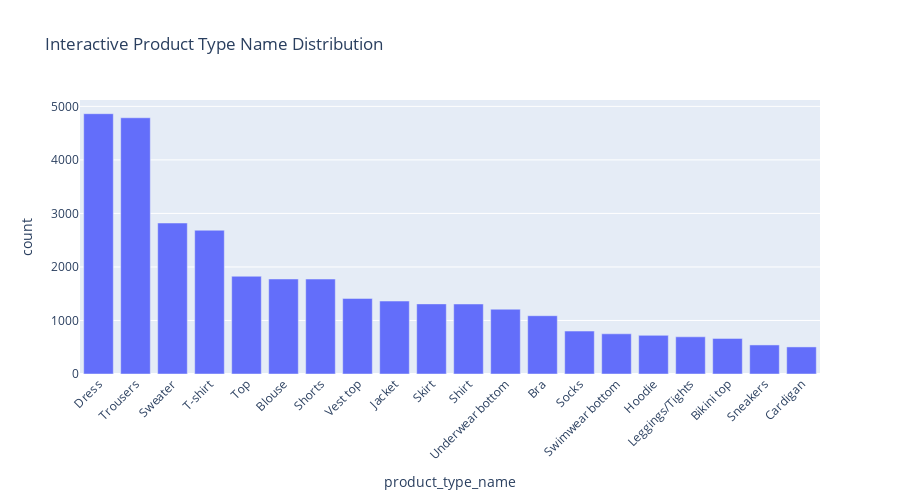
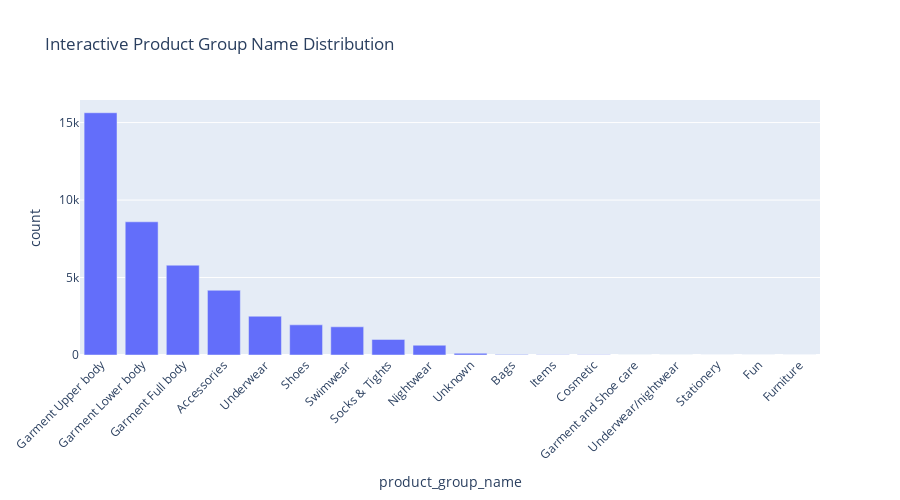

Here is the notebook cell these charts were saved with, in order:
### Markdown cell above
## 8. Interactive Visualisations

### Code cell
# Create interactive visualisations using Plotly
print("📊 Interactive Article Analytics")

# Interactive categorical feature distribution
if categorical_features:
    for feature in categorical_features[:2]:  # Show first 2 categorical features
        if feature in df.columns:
            # Get category counts
            category_counts = (
                df.group_by(feature)
                .count()
                .sort('count', descending=True)
                .head(20)  # Top 20 categories
                .to_pandas()
            )
            
            # Create interactive bar chart
            fig = px.bar(
                category_counts,
                x=feature,
                y='count',
                title=f'Interactive {feature.replace("_", " ").title()} Distribution',
                hover_data=['count']
            )
            
            fig.update_layout(
                xaxis_tickangle=-45,
                height=500,
                showlegend=False
            )
            
            fig.show()

# Interactive correlation heatmap (subset of features)
if len(correlation_features) > 2:
    # Use subset for interactive visualisation
    subset_features = correlation_features[:15]  # First 15 features
    corr_subset = df.select(subset_features).to_pandas().fillna(0).corr()
    
    fig_corr = px.imshow(
        corr_subset,
        text_auto=True,
        aspect="auto",
        title="Interactive Article Feature Correlation Matrix",
        color_continuous_scale='RdBu_r',
        color_continuous_midpoint=0
    )
    
    fig_corr.update_layout(height=600)
    fig_corr.show()

# Interactive 3D cluster visualisation
if 'final_clusters' in locals() and len(clustering_features) >= 3:
    # Sample data for performance
    sample_size = min(2000, df.height)
    sample_indices = np.random.choice(df.height, sample_size, replace=False)
    
    sample_data = cluster_df.iloc[sample_indices].copy()
    
    if len(clustering_features) >= 3:
        fig_3d = px.scatter_3d(
            sample_data,
            x=clustering_features[0],
            y=clustering_features[1],
            z=clustering_features[2],
            color='cluster',
            title='Interactive 3D Article Clustering View',
            hover_data=['article_id'],
            color_continuous_scale='viridis'
        )
        
        fig_3d.update_layout(height=600)
        fig_3d.show()

# Interactive embedding space visualisation (if available)
if text_embedding_features and len(text_embedding_features) >= 2:
    # Use first two embedding dimensions
    embed_sample = df.select(['article_id'] + text_embedding_features[:2]).to_pandas().sample(
        min(1000, df.height)
    )
    
    fig_embed = px.scatter(
        embed_sample,
        x=text_embedding_features[0],
        y=text_embedding_features[1],
        title='Interactive Embedding Space Visualisation',
        hover_data=['article_id'],
        opacity=0.6
    )
    
    fig_embed.update_layout(height=500)
    fig_embed.show()

### Figure 1 — Plotly figure (JSON) as saved in the notebook; plotly's stock layout.template omitted (floating-point values rounded to 4 significant figures)
{"data": [{"hovertemplate": "product_type_name=%{x}<br>count=%{y}<extra></extra>", "legendgroup": "", "marker": {"color": "#636efa", "pattern": {"shape": ""}}, "name": "", "orientation": "v", "showlegend": false, "textposition": "auto", "type": "bar", "x": ["Dress", "Trousers", "Sweater", "T-shirt", "Top", "Blouse", "Shorts", "Vest top", "Jacket", "Skirt", "Shirt", "Underwear bottom", "Bra", "Socks", "Swimwear bottom", "Hoodie", "Leggings/Tights", "Bikini top", "Sneakers", "Cardigan"], "xaxis": "x", "y": [4863, 4787, 2821, 2686, 1826, 1775, 1774, 1412, 1363, 1310, 1308, 1210, 1089, 802, 751, 722, 695, 665, 543, 506], "yaxis": "y"}], "layout": {"barmode": "relative", "height": 500, "legend": {"tracegroupgap": 0}, "showlegend": false, "title": {"text": "Interactive Product Type Name Distribution"}, "xaxis": {"anchor": "y", "domain": [0, 1], "tickangle": -45, "title": {"text": "product_type_name"}}, "yaxis": {"anchor": "x", "domain": [0, 1], "title": {"text": "count"}}}}

### Figure 2 — Plotly figure (JSON) as saved in the notebook; plotly's stock layout.template omitted (floating-point values rounded to 4 significant figures)
{"data": [{"hovertemplate": "product_group_name=%{x}<br>count=%{y}<extra></extra>", "legendgroup": "", "marker": {"color": "#636efa", "pattern": {"shape": ""}}, "name": "", "orientation": "v", "showlegend": false, "textposition": "auto", "type": "bar", "x": ["Garment Upper body", "Garment Lower body", "Garment Full body", "Accessories", "Underwear", "Shoes", "Swimwear", "Socks & Tights", "Nightwear", "Unknown", "Bags", "Items", "Cosmetic", "Garment and Shoe care", "Underwear/nightwear", "Stationery", "Fun", "Furniture"], "xaxis": "x", "y": [15635, 8596, 5796, 4179, 2503, 1947, 1820, 1005, 631, 111, 25, 15, 13, 8, 7, 4, 2, 1], "yaxis": "y"}], "layout": {"barmode": "relative", "height": 500, "legend": {"tracegroupgap": 0}, "showlegend": false, "title": {"text": "Interactive Product Group Name Distribution"}, "xaxis": {"anchor": "y", "domain": [0, 1], "tickangle": -45, "title": {"text": "product_group_name"}}, "yaxis": {"anchor": "x", "domain": [0, 1], "title": {"text": "count"}}}}
